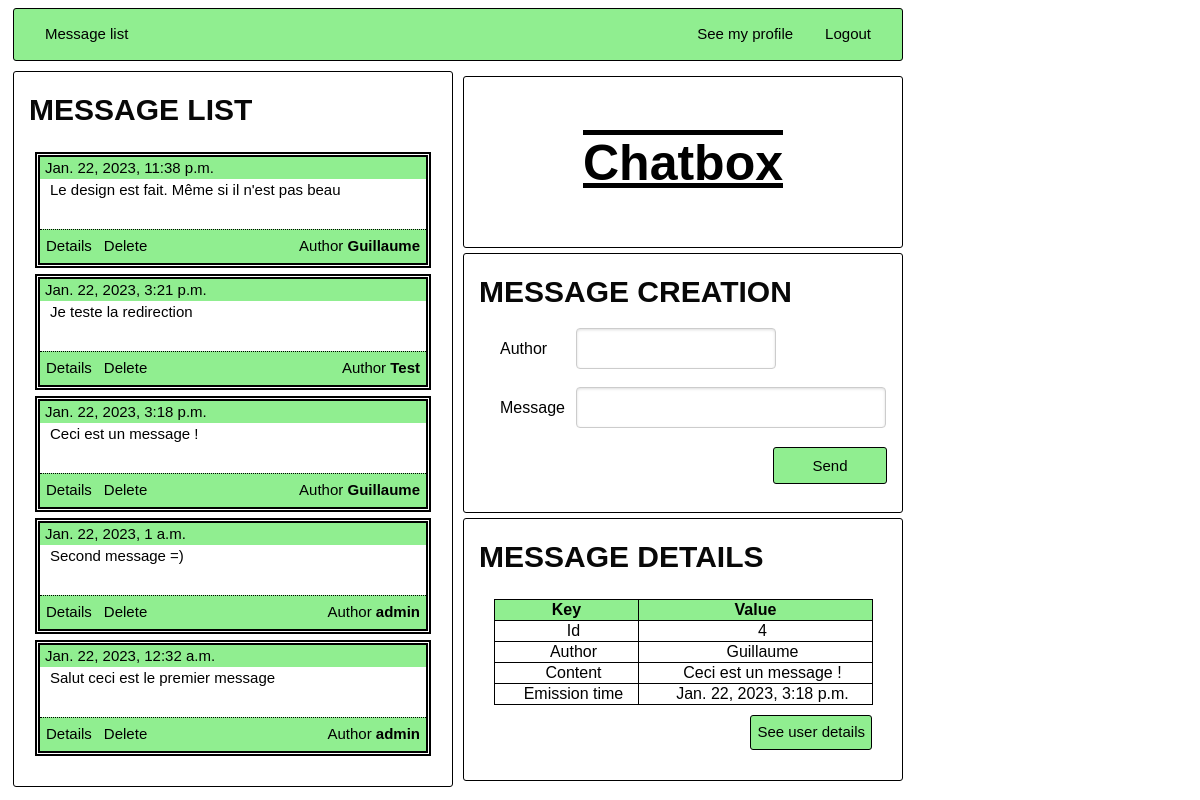
/message-app/message/4/details, run on the app's committed database.
### message_app/models.py (models this page shows, shortened)
class Message(models.Model):
    content = models.CharField(max_length=200)
    emission_time = models.DateTimeField('emission time', null = True)
    author = models.CharField(max_length=200)

### message_app/views.py (the view)
# urls.py: path('message/<int:message_id>/details', views.get_message_details, name='message_details'),
def get_message_details(request, message_id):
    message = MessageRepository.get_message(message_id)
    return index(request, message)

### message_app/forms.py (shortened to what this page needs)
class MessageCreationForm(forms.Form):
    author = forms.CharField(required=True, max_length=200, widget=forms.TextInput(attrs={'class':'short'}))
    content = forms.CharField(required=True, max_length=200)

### message_app/repository.py (called while the page is built)
    def get_messages():
        return Message.objects.order_by('-emission_time')

    def get_message(message_id):
        return get_object_or_404(Message, pk = message_id)

### message_app/views.py (called while the page is built)
def index(request, message = MessageRepository.get_last_message()):
    messages = MessageRepository.get_messages()
    form = MessageCreationForm()
    return render(request, 'index.html', {'messages': messages, 'form': form, 'user_id': "admin", "message": message})

### message_app/templates/index.html
{% load static %}
<link rel="stylesheet" href="{% static 'style.css' %}">
<link rel="stylesheet" href="{% static 'message.css' %}">
 <div id='header' class="module_main">{% include "header.html" %}</div>
 <div class="box">
    <div class="box_left">
        <div class="module_main">
            {% include "messages.html" %}
        </div>
    </div>
    <div class="box_right">
        <div class="app_brand module_main">
            <h1>Chatbox</h1>
        </div>
        {% if form %}
        <div class="module_main">
            {% include "message_form.html" %}
        </div>
        {% endif %}
        {% if message %}
        <div class="module_main">
            {% include "message_details.html" %}
        </div>
        {% endif %}
    </div>
</div>

### message_app/templates/messages.html
{% load static %}
<link rel="stylesheet" href="{% static 'style.css' %}">
<link rel="stylesheet" href="{% static 'message.css' %}">
<h2 class="sub_title">Message list</h2>
<ul class="messageUl">
    {% for message in messages %}
        <li class="message">
            <div class="time">{{ message.emission_time }} </div>
            <div class="messageContent">{{ message.content }}</div>
            <ul div class="lowerButton">
                <li><a href="{% url 'message_app:message_details' message.id %}">Details</a></li>
                <li><a href="{% url 'message_app:delete' message.id %}">Delete</a></li>
                <li style="float:right"><a href="{% url 'login_app:user_details' message.author %}">Author <b>{{ message.author }} </b></a></li>
            </ul>
        </li>
    {% endfor %}
</ul>

### message_app/templates/message_details.html
{% load static %}
<link rel="stylesheet" href="{% static 'style.css' %}">
<link rel="stylesheet" href="{% static 'detail.css' %}">
<div id="detail_module">
    <h2 class="sub_title">Message details</h2>
    <div class="details">
        <table class="details_table">
            <th class="details_th">Key</th>
            <th class="details_th">Value</th>
            <tr class="details_tr">
                <td class="details_td">Id</td>
                <td class="details_td">{{ message.id }}</td>
            </tr>
            <tr class="details_tr">
                <td class="details_td">Author</td>
                <td class="details_td"> {{ message.author }}</td>
            </tr>
            <tr class="details_tr">
                <td class="details_td">Content</td>
                <td class="details_td">{{ message.content }}</td>
            </tr>
            <tr class="details_tr">
                <td class="details_td">Emission time</td>
                <td class="details_td">{{ message.emission_time }}</td>
            </tr>
        </table>
        <div class="bottom_row">
            <a class="right_button back_button" href="{% url 'login_app:user_details' message.author %}">See user details</a>
        </div>
    </div>
</div>

### message_app/static/style.css (style rules this page uses)
h2 { position: relative; padding: 0; margin: 0; font-family: "Raleway", sans-serif; font-weight: 600; font-size: 35px; color: #080808; }
h2.sub_title { font-style: normal; text-align: left; text-transform: uppercase; padding-bottom: 5px; margin-top: 0px; font-size: 30px; }
.module_main { border: 1px solid black; border-radius: 3px; padding: 15px; margin: 5px; }
.back_button { display: inline-block; color:black; border: 1px solid black; list-style-type: none; margin: 0; padding: 0; overflow: hidden; background-color: lightgreen; padding: 5px 6px; text-decoration: none; border-radius: 3px; }
.bottom_row { padding-top: 10px; padding-bottom: 10px; height: 40px; }
.right_button { float: right; }
.app_brand { font-family: "Raleway", sans-serif; font-size: 25px; height: 140px; text-align: center; text-decoration: underline overline black; }

### message_app/static/message.css (style rules this page uses)
li.message { border: thick double black; margin: 6px; }
.time { background-color: lightgreen; padding-left: 5px; }
.messageContent { height: 50px; padding-left: 10px; }
.messageUl { list-style-type: none; padding-left: 0px; }
ul.lowerButton { border-top: 1px dotted black; list-style-type: none; margin: 0; padding: 0; overflow: hidden; background-color: lightgreen; }
ul.lowerButton li { float: left; padding: 5px 6px; }
ul.lowerButton li a { display: inline-block; text-align: center; text-decoration: none; color: black; }

### message_app/static/header.css (style rules this page uses)
#header { padding-top: 0px; padding-bottom: 0px; background-color: lightgreen; }
ul { display: block; list-style-type: disc; margin-block-start: 1em; margin-block-end: 1em; margin-inline-start: 0px; margin-inline-end: 0px; padding-inline-start: 40px; }
li { display: list-item; text-align: -webkit-match-parent; }
*, *:before, *:after { box-sizing: inherit; }

### message_app/static/form.css (style rules this page uses)
input[type=text] { width: 100%; margin: 8px 0; display: inline-block; border: 1px solid #ccc; box-shadow: inset 0 1px 3px #ddd; border-radius: 4px; -webkit-box-sizing: border-box; -moz-box-sizing: border-box; box-sizing: border-box; padding-left: 20px; padding-right: 20px; padding-top: 12px; padding-bottom: 12px; }
input.short { width: 15em; }
table { width: 100%; border-collapse: collapse; }
.box { display: flex; align-items: center; justify-content: center; }
.box_left { width: 50%; }
.box_right { width: 50%; }

### message_app/static/detail.css (style rules this page uses)
table { width: 100%; border-collapse: collapse; }
#detail_module { padding-bottom: 0px; }
.details { margin-top: 15px; margin-left: 15px; margin-right: 15px; }
.details_td { text-align: center; padding-left: 15px; }
th { background-color: lightgreen; }
.details_table, .details_th, .details_td { border: 1px solid black; }

### data on the page
Message: emission_time "Jan. 22, 2023, 11:38 p.m.", content "Le design est fait. Même si il n'est pas beau", author "Guillaume"
Message: emission_time "Jan. 22, 2023, 3:21 p.m.", content "Je teste la redirection", author "Test"
Message: emission_time "Jan. 22, 2023, 3:18 p.m.", content "Ceci est un message !", author "Guillaume", id "4"
Message: emission_time "Jan. 22, 2023, 1 a.m.", content "Second message =)", author "admin"
Message: emission_time "Jan. 22, 2023, 12:32 a.m.", content "Salut ceci est le premier message", author "admin"
